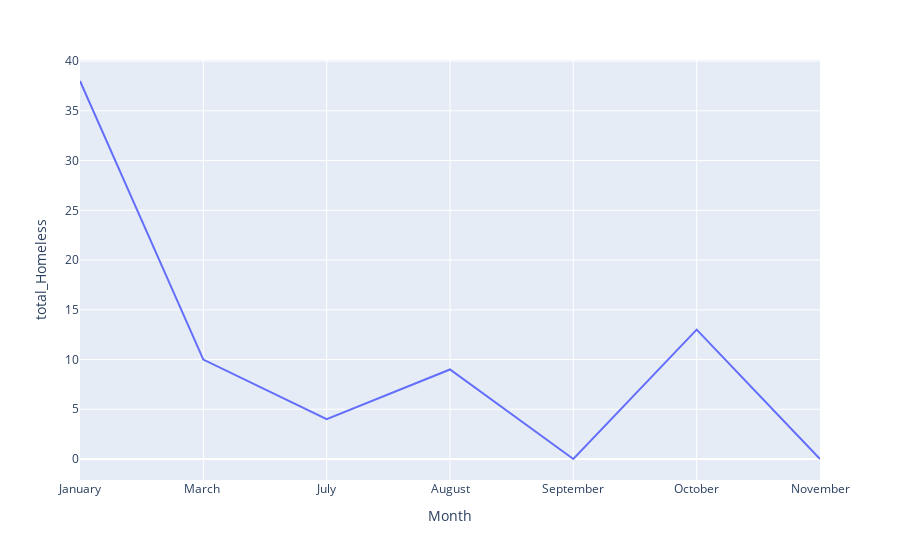

The cell this chart's notebook holds for it:
### Code cell
px.line(df3[df3["Year"]==2005],x="Month", y="total_Homeless" ,hover_data =['total_Homeless','People left Homeless','Minors left Homeless'])

### Figure 1 — Plotly figure (JSON) as saved in the notebook; plotly's stock layout.template omitted (floating-point values rounded to 4 significant figures)
{"data": [{"customdata": [[38, 0], [10, 0], [4, 0], [9, 0], [0, 0], [13, 0], [0, 0]], "hovertemplate": "Month=%{x}<br>total_Homeless=%{y}<br>People left Homeless=%{customdata[0]}<br>Minors left Homeless=%{customdata[1]}<extra></extra>", "legendgroup": "", "line": {"color": "#636efa", "dash": "solid"}, "marker": {"symbol": "circle"}, "mode": "lines", "name": "", "orientation": "v", "showlegend": false, "type": "scatter", "x": ["January", "March ", "July", "August", "September", "October", "November"], "xaxis": "x", "y": [38, 10, 4, 9, 0, 13, 0], "yaxis": "y"}], "layout": {"legend": {"tracegroupgap": 0}, "margin": {"t": 60}, "xaxis": {"anchor": "y", "domain": [0, 1], "title": {"text": "Month"}}, "yaxis": {"anchor": "x", "domain": [0, 1], "title": {"text": "total_Homeless"}}}}
